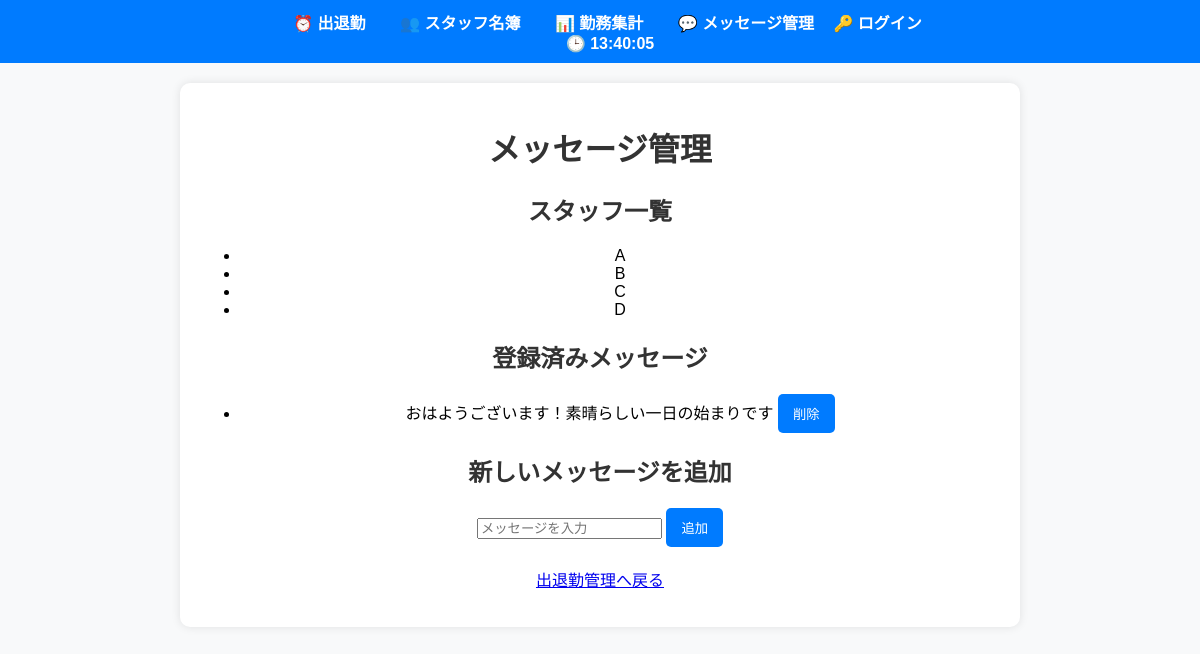
/messages, run on an earlier commit of the app's database.
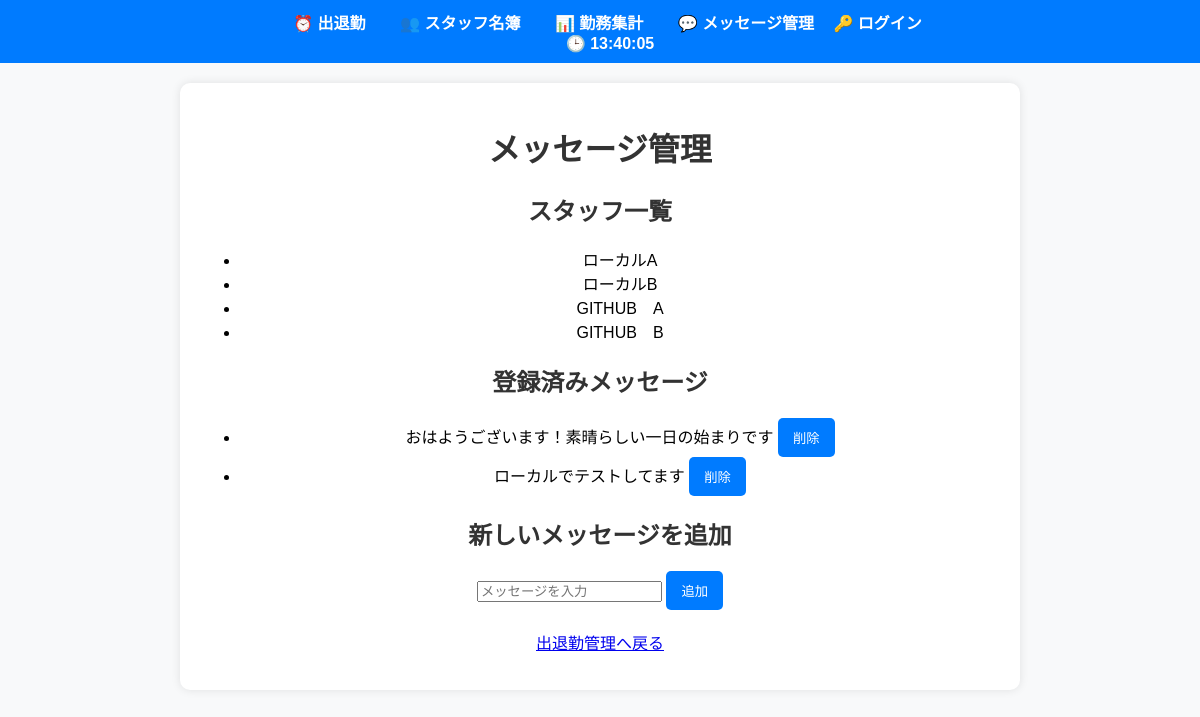
And on a later commit of the database.
### models.py (models this page shows)
class Staff(db.Model):
    id = db.Column(db.Integer, primary_key=True)
    name = db.Column(db.String(100), nullable=False)

class Message(db.Model):
    id = db.Column(db.Integer, primary_key=True)
    message_text = db.Column(db.String(255), nullable=False)

### routes.py (the view)
@app.route('/messages')
def message_list():
    messages = Message.query.all()  # メッセージ一覧を取得
    staff_list = Staff.query.all()  # ✅ スタッフ一覧を取得して `messages.html` に渡す
    return render_template('messages.html', messages=messages, staff_list=staff_list)

### templates/messages.html (shortened to what this page needs)
{% extends "base.html" %}
{% block content %}
<h1>メッセージ管理</h1>
<h2>スタッフ一覧</h2>
<ul>
    {% for person in staff_list %}
        <li>{{ person.name }}</li>
    {% endfor %}
</ul>
<h2>登録済みメッセージ</h2>
<ul>
    {% for message in messages %}
        <li>
            {{ message.message_text }}
            <form action="{{ url_for('delete_message', message_id=message.id) }}" method="POST" style="display:inline;">
                <button type="submit">削除</button>
            </form>
        </li>
    {% endfor %}
</ul>
<h2>新しいメッセージを追加</h2>
<form action="{{ url_for('add_message') }}" method="POST">
    <input type="text" name="message_text" placeholder="メッセージを入力" required>
    <button type="submit">追加</button>
</form>
<p><a href="{{ url_for('attendance') }}">出退勤管理へ戻る</a></p>
{% endblock %}

What changed in the data, as far as the page shows it:
changed Staff: name "A" → "ローカルA"
changed Staff: name "B" → "ローカルB"
changed Staff: name "C" → "GITHUB A"
changed Staff: name "D" → "GITHUB B"
added Message: message_text "ローカルでテストしてます"
